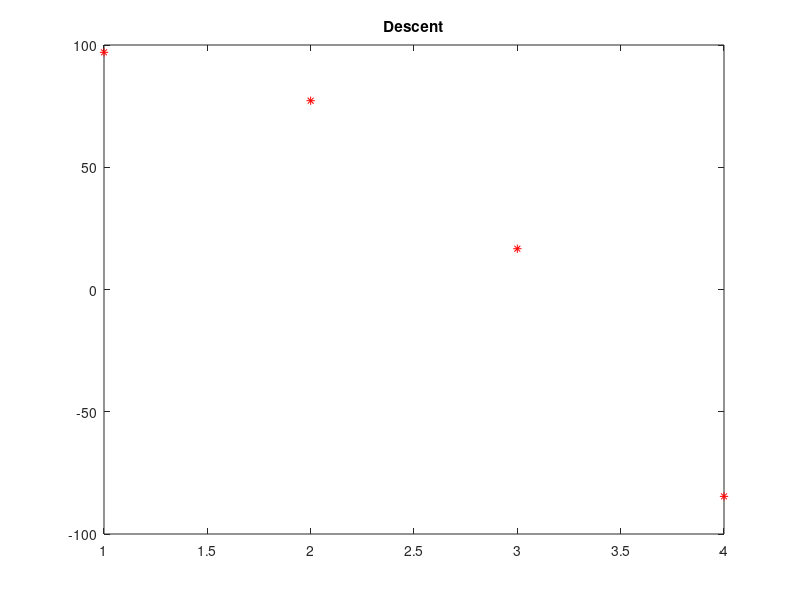

Write the MATLAB code that produced this figure.
%Lander project
clc;
clear;
printf("Lunar Lander version 1.0\n")
printf("**************************")

%Random whole number altitude between 0-100:
x_0 = ceil(10*rand(1))+90;
v_0 = rand(1); %Initial velocity in meter/second
%Ma=0.1;
%gamma=1.3;
%R=8.314*10^3;
%Te=600;
%ve = Ma*sqrt(gamma * R * Te) %Ma: Mach number, gamma: cp/cv, R: gas constant, Te: absolute temperature of motor 
ve=1.;
grav=1.63; %Acceleration due to gravity in m/sq.s
mass = 1000*10^3; %Mass in kilogram
mass_fuelTotal = 75; %Initial total mass of fuel in kg
friction = 0; %Friction

printf("\n\n")
printf("You need to land your shuttle (don't crash it.. or you lose your job... and your life probably..)\n")
printf("\n\n")
printf("Control the thrust by providing a value for the amount of fuel you wish to burn and the burn time\n")
printf("Remember that you have limited fuel...\n")      
printf("\n\n")
printf("Your starting altitude is %1.2f meter above the m\n", x_0)
printf("Your current velocity is %1.3f meter/second\n", v_0)
printf("The gravitational acceleration is %1.3f meter/sq.second \n", grav)
printf("The shuttle has a mass of %d [kg] and has an initial fuel mass of %1.3f\n [kg] \n\n", mass, mass_fuelTotal)

%User input and loop
x_now=x_0;
v_now=v_0;
x_values=[x_0];
instance=0;
while(x_now>=0)
  m_burn = input("Enter mass of fuel you wish to burn [kg]: "); %User input
  burn_time = input("Enter burn time [second]: "); %User input
%  m_burn=5;
%  burn_time=1;
  t=burn_time;
  mdot = m_burn/t;
  printf("Current fuel consumption rate is %1.3f [kg/s] \n", mdot)
    if(instance==0)
      m_now = mass+mass_fuelTotal-m_burn;
    else
      m_now = m_prev - m_burn;  
    endif
  x_prev = x_now;
  v_prev = v_now;
  
  x_next = -0.5*grav*t^2 + mdot*ve*t^2/(2*m_now) + v_prev*t + x_prev; %Position at time  
  v_next =  -grav*t + (mdot/m_now)*ve*t + v_prev; %velocity at time 
  
  m_prev=m_now;
    if(instance==0)
      m_fuel_now = mass_fuelTotal-m_burn;
      printf("Current altitude is %1.3f and the amount of fuel left is %1.3f\n", x_next, m_fuel_now)
    else
      m_fuel_now = m_fuel_prev - m_burn  ;
      printf("Current altitude is %1.3f and the amount of fuel left is %1.3f\n", x_next, m_fuel_now)
    endif  
  instance=1;    
  x_now = x_next;
  v_now = v_next;
  m_fuel_prev = m_fuel_now;
  x_values = [x_values, x_now];
  
    if((m_fuel_now==0 && x_now > 0) || m_fuel_now<0 || x_now<0)
     printf("CRASH!\n\n");
     pause(0.3)
     printf("Following is your trajectory report\n\n")
     plot(x_values, 'r*')
     title("Descent")
    endif
endwhile  


 if(x_now==0)
  printf("Landed!")
 endif

  



